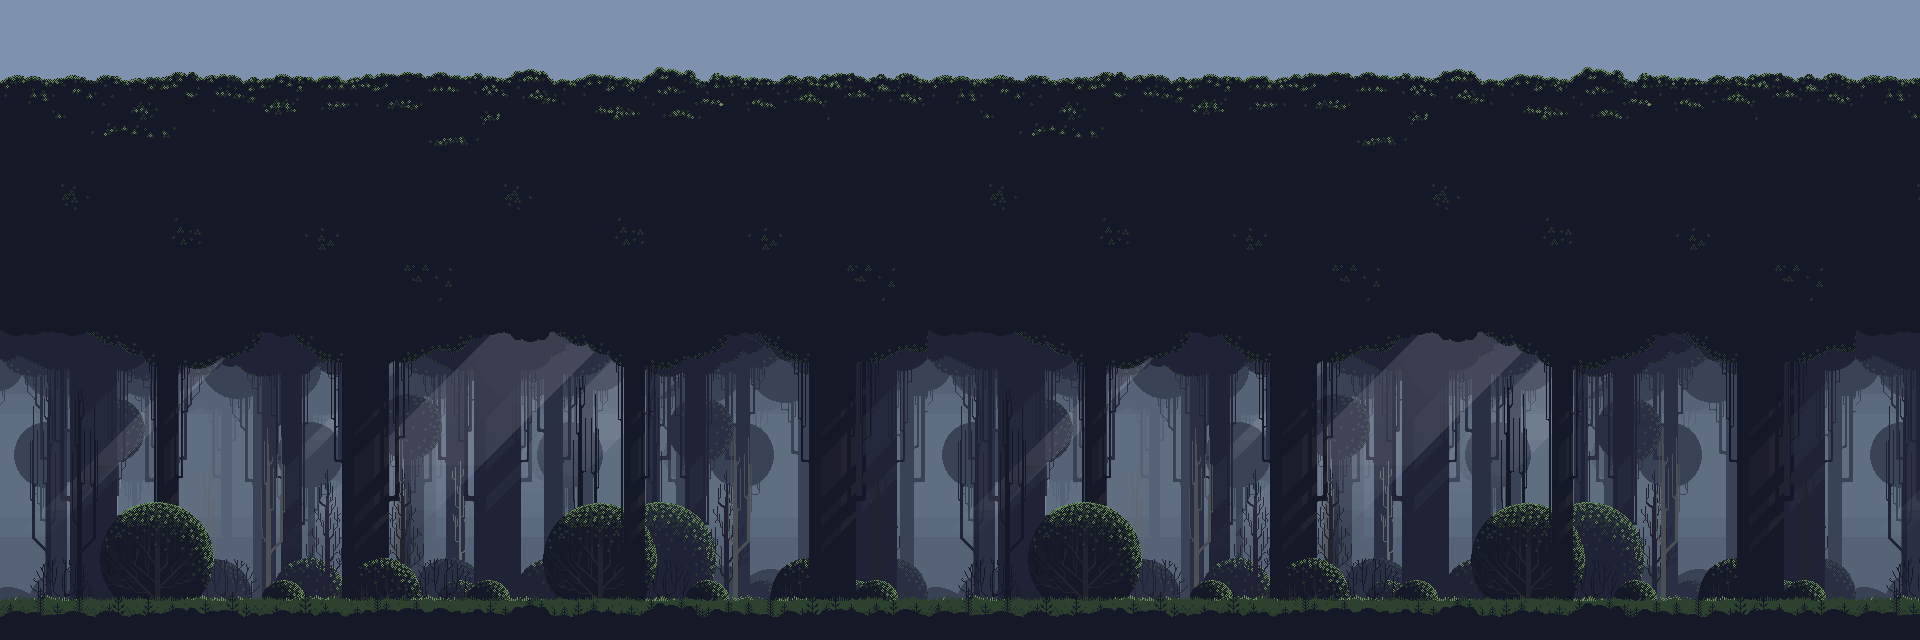

The image is a tile-based game level rendered from a .tmx file. Its description and source (layers, tilesets, objects; grid data summarised) follow:
An orthogonal 60x20 tile map with 32x32 px tiles, 2 tile layers (Collision, B2), 3 tilesets.

<map version="1.10" tiledversion="1.10.2" orientation="orthogonal" renderorder="right-down" compressionlevel="0" width="60" height="20" tilewidth="32" tileheight="32" infinite="0" nextlayerid="3" nextobjectid="1">
 <tileset firstgid="1" name="Jungle_terrain" tilewidth="32" tileheight="32" tilecount="420" columns="28">
  <image source="Jungle_terrain.png" width="896" height="480" />
 </tileset>
 <tileset firstgid="421" name="objects" tilewidth="32" tileheight="32" tilecount="91" columns="13">
  <image source="objects.PNG" width="416" height="224" />
 </tileset>
 <tileset firstgid="512" name="Background" tilewidth="32" tileheight="32" tilecount="696" columns="29">
  <image source="Background.png" width="928" height="793" />
 </tileset>
 <layer id="1" name="Collision" width="60" height="20">
  <data>[1200 cells, 60 non-empty, 1 distinct tile ids]</data>
 </layer>
 <layer id="2" name="B2" width="60" height="20">
  <data>[1200 cells, 1200 non-empty, 580 distinct tile ids]</data>
 </layer>
</map>
